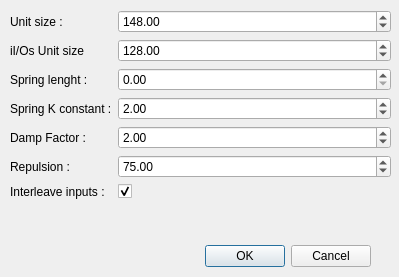
<?xml version="1.0" encoding="UTF-8"?>
<ui version="4.0">
 <class>Dialog</class>
 <widget class="QDialog" name="Dialog">
  <property name="geometry">
   <rect>
    <x>0</x>
    <y>0</y>
    <width>399</width>
    <height>277</height>
   </rect>
  </property>
  <property name="windowTitle">
   <string>LevelLayout</string>
  </property>
  <widget class="QDialogButtonBox" name="buttonBox">
   <property name="geometry">
    <rect>
     <x>30</x>
     <y>240</y>
     <width>341</width>
     <height>32</height>
    </rect>
   </property>
   <property name="orientation">
    <enum>Qt::Horizontal</enum>
   </property>
   <property name="standardButtons">
    <set>QDialogButtonBox::Cancel|QDialogButtonBox::Ok</set>
   </property>
  </widget>
  <widget class="QWidget" name="formLayoutWidget">
   <property name="geometry">
    <rect>
     <x>10</x>
     <y>10</y>
     <width>381</width>
     <height>232</height>
    </rect>
   </property>
   <layout class="QFormLayout" name="formLayout">
    <item row="0" column="0">
     <widget class="QLabel" name="unitLabel">
      <property name="text">
       <string>Unit size :</string>
      </property>
     </widget>
    </item>
    <item row="0" column="1">
     <widget class="QDoubleSpinBox" name="unitSpinBox">
      <property name="minimum">
       <double>32.000000000000000</double>
      </property>
      <property name="maximum">
       <double>8192.000000000000000</double>
      </property>
      <property name="singleStep">
       <double>32.000000000000000</double>
      </property>
      <property name="value">
       <double>148.000000000000000</double>
      </property>
     </widget>
    </item>
    <item row="2" column="0">
     <widget class="QLabel" name="springLLabel">
      <property name="text">
       <string>Spring lenght :</string>
      </property>
     </widget>
    </item>
    <item row="2" column="1">
     <widget class="QDoubleSpinBox" name="springSpinBox">
      <property name="maximum">
       <double>1000.000000000000000</double>
      </property>
     </widget>
    </item>
    <item row="3" column="0">
     <widget class="QLabel" name="label">
      <property name="text">
       <string>Spring K constant :</string>
      </property>
     </widget>
    </item>
    <item row="3" column="1">
     <widget class="QDoubleSpinBox" name="kSpinBox">
      <property name="maximum">
       <double>1000.000000000000000</double>
      </property>
      <property name="value">
       <double>2.000000000000000</double>
      </property>
     </widget>
    </item>
    <item row="4" column="0">
     <widget class="QLabel" name="label_2">
      <property name="text">
       <string>Damp Factor :</string>
      </property>
     </widget>
    </item>
    <item row="4" column="1">
     <widget class="QDoubleSpinBox" name="dampSpinBox">
      <property name="value">
       <double>2.000000000000000</double>
      </property>
     </widget>
    </item>
    <item row="1" column="0">
     <widget class="QLabel" name="label_3">
      <property name="text">
       <string>iI/Os Unit size</string>
      </property>
     </widget>
    </item>
    <item row="1" column="1">
     <widget class="QDoubleSpinBox" name="IOUnitSpinBox">
      <property name="minimum">
       <double>32.000000000000000</double>
      </property>
      <property name="maximum">
       <double>8192.000000000000000</double>
      </property>
      <property name="singleStep">
       <double>32.000000000000000</double>
      </property>
      <property name="value">
       <double>128.000000000000000</double>
      </property>
     </widget>
    </item>
    <item row="6" column="0">
     <widget class="QLabel" name="label_4">
      <property name="text">
       <string>Interleave inputs :</string>
      </property>
     </widget>
    </item>
    <item row="6" column="1">
     <widget class="QCheckBox" name="interleave">
      <property name="text">
       <string/>
      </property>
      <property name="checkable">
       <bool>true</bool>
      </property>
      <property name="checked">
       <bool>true</bool>
      </property>
     </widget>
    </item>
    <item row="5" column="0">
     <widget class="QLabel" name="label_5">
      <property name="text">
       <string>Repulsion : </string>
      </property>
     </widget>
    </item>
    <item row="5" column="1">
     <widget class="QDoubleSpinBox" name="repSpinBox">
      <property name="maximum">
       <double>1000.000000000000000</double>
      </property>
      <property name="value">
       <double>75.000000000000000</double>
      </property>
     </widget>
    </item>
   </layout>
  </widget>
 </widget>
 <resources/>
 <connections>
  <connection>
   <sender>buttonBox</sender>
   <signal>accepted()</signal>
   <receiver>Dialog</receiver>
   <slot>accept()</slot>
   <hints>
    <hint type="sourcelabel">
     <x>248</x>
     <y>254</y>
    </hint>
    <hint type="destinationlabel">
     <x>157</x>
     <y>274</y>
    </hint>
   </hints>
  </connection>
  <connection>
   <sender>buttonBox</sender>
   <signal>rejected()</signal>
   <receiver>Dialog</receiver>
   <slot>reject()</slot>
   <hints>
    <hint type="sourcelabel">
     <x>316</x>
     <y>260</y>
    </hint>
    <hint type="destinationlabel">
     <x>286</x>
     <y>274</y>
    </hint>
   </hints>
  </connection>
 </connections>
</ui>
